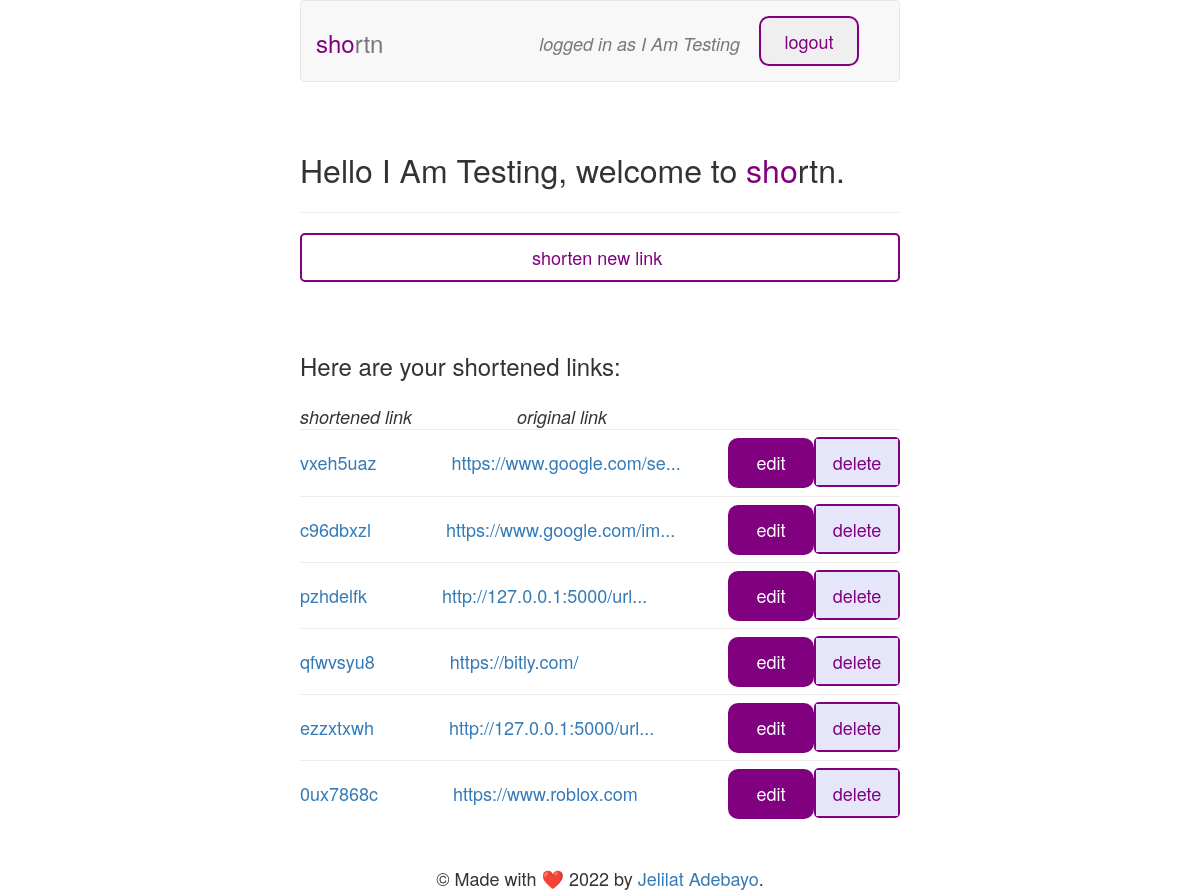
/urls (signed in), run on the app's committed database.
### tables this page shows
CREATE TABLE 'users' ('username' TEXT, 'password' TEXT, 'id'  INTEGER PRIMARY KEY  );

CREATE TABLE 'urls' ('id' TEXT PRIMARY KEY NOT NULL, 'user_id' INTEGER, 'long' TEXT);

### app.py (the view)
@app.route("/urls", methods=["GET", "POST"])
def urls():
    if request.method == "POST":
        create_url(request.form.get('longURL'), g.user['id'])
        return redirect("/urls")
    else:
        print("Content of g", g)
        urls = get_user_urls(g.user['id'])
        return render_template("index.html", len=len, url_count=len(urls), urls=urls, username=g.user["username"])

### app.py (called while the page is built)
def get_user(id):
    print("Getting user with {}".format(id))
    rows = db.execute('SELECT * from users WHERE id = "{}"'.format(id))
    print("Retrieved user rows", rows)
    if len(rows) > 0:
        return rows[0]
    return None

def get_user_urls(user_id):
    print("Retrieving urls for user with id {}".format(user_id))
    return db.execute('SELECT * from urls WHERE user_id = "{}"'.format(user_id))

@app.before_request
def before_request():
    if 'user_id' in session:
        g.user = get_user(session['user_id'])
    elif 'user' in g: g.pop('user')
    if '/urls' in request.path and not 'user' in g:
        return redirect("/login")

@app.after_request
def after_request(response):
    response.headers["Cache-Control"] = "no-cache, no-store, must-revalidate"
    response.headers["Expires"] = 0
    response.headers["Pragma"] = "no-cache"
    return response

### templates/index.html (shortened to what this page needs)
{% extends "base.html" %}
{% block content %}
{% if username %}
<h1 class="page-heading">Hello {{username}}, welcome to <span class="purple">sho</span>rtn.</h1>
<hr />
<div id="go-new"><a href="/urls/new"><div>shorten new link</div></a></div>
<ul id="list-ul">
    {% if url_count > 0 %}
        <br /><br/>
        <h3>Here are your shortened links:</h3>
        <li id="table-title">
            <span>shortened link</span>
            <span>original link</span>
        </li>
        {% for url in urls %}
        <li>
            <hr>
            <a href="/u/{{ url.id }}" target="blank">{{ url.id }}</a>
            <a href="/urls/{{ url.id }}">{{ (url.long[:25] + '...') if len(url.long) > 25 else url.long }}</a>
            <form method="POST" action="/urls/{{ url.id }}/delete" id="faded" class="inline table-nav edit">
                <button>delete</button>
            </form>
            <a class ="edit" href="/urls/{{ url.id }}">
                <div class="navig-link-reverse table-nav">edit</div>
            </a>
        </li>
        {% endfor %}
    {% else %}
        <h3>You have no links saved, shorten new links to witness the awesomeness</h3>
    {% endif %}
</ul>
{% endif %}
{% endblock %}

### templates/base.html (shortened to what this page needs)
<!DOCTYPE html>
<html lang="en">
<head>
  <link rel="stylesheet" href="https://maxcdn.bootstrapcdn.com/bootstrap/3.3.7/css/bootstrap.min.css">
  <link href="/static/styles.css" rel="stylesheet">
</head>
<body>
    <nav class="navbar navbar-default">
        <div class="container-fluid">
            <div class="navbar-header">
                <a class="navbar-brand" href="#"><span class="purple">sho</span>rtn</a>
            </div>
            <div class="collapse navbar-collapse" id="bs-example-navbar-collapse-1">
            <ul class="nav nav-pills nav-right">
                {% if username %}
                <li role="presentation" class="active">
                    <form method="POST" action="/logout" >
                        <button class="navig-link top-nav">logout</button>
                    </form>
                </li>
                <li role="presentation" class="navbar-text">
                    <p><em>logged in as {{username}}</em></p>
                </li>
                {% elif formType == 'register' %}
                <li role="presentation" class="navig-link-reverse top-nav">
                    <a href="/login"><div>login</div></a>
                </li>
                {% elif formType == 'login' %}
                <li role="presentation" class="navig-link-reverse top-nav">
                    <a href="/register"><div>register</div></a>
                </li>
                {% endif %}
            </ul>
            </div>
        </div>
    </nav>
    <section id="content">
        <br>
        {% block content %}{% endblock %}
    </section>
    <section id="footer">
        &copy; Made with ❤️ 2022 by <a href="http://127.0.0.1:5000/">Jelilat Adebayo</a>.
    </section>
</body>
</html>

### static/styles.css (style rules this page uses)
* { margin: 0; padding: 0; box-sizing: border-box; line-height: 1.4; font-size: 18px; }
body { width: 600px; height: 100%; min-height: 100vh; margin: 0 auto; position: relative; padding-bottom: 80px; }
#footer { position: absolute; bottom: 0px; text-align: center; width: 100%; line-height: 2; }
.page-heading { font-size: 32px; }
.navbar-brand, .navbar-brand span { font-size: 24px; line-height: 1; }
.purple { color: purple; font-size: inherit; }
.nav { height: 50px; margin: 15px 0px; }
.navbar-header { margin: 15px 0px; }
form.inline { display: inline-block; height: 50px; padding: 0px; border: 2px solid purple; border-radius: 5px; }
form.inline > button { width: 86px; height: 100%; background: purple; color: white; border: none; }
#faded { width: 86px; }
#faded > button { width: 100%; color: purple; background: #E6E6FA; }
.navig-link, .navig-link-reverse { float: left; width: 140px; height: 55px; padding: 13px 0px; margin-right: 10px; border: 2px solid purple; border-radius: 10px; color: purple; text-align: center; }
.navig-link-reverse { float: right; color: white; background-color: purple; }
li { list-style: none; }
#list-ul { width: 600px; }
#go-new { width: 100%; background-color: none; border-radius: 5px; border: 2px solid purple; }
#go-new > a { width: 100%; color: purple; cursor: pointer; }
#go-new > a > div { padding: 10px 230px; margin: 0 auto; }
.nav-pills>li { float: right; margin-left: 4px; }
.nav-pills .top-nav, .nav-pills .top-nav > a > div { width: 100px; height: 50px; line-height: 1; }
.table-nav { float: none; display: inline-block; width: 86px; height: 50px; margin: 1px 0px; line-height: 1; }
#table-title { margin: 25px 0px -20px; }
#table-title span { margin-right: 100px; font-style: italic; }
#list-ul > li > a:first-of-type { margin-right: 70px; }
#list-ul > li > a.edit, .edit { margin-top: -13px; float: right; }
form > button { padding: 10px 15px; }

### data on the page
users: username "I Am Testing"
urls: id "vxeh5uaz", long "https://www.google.com/se..."
urls: id "c96dbxzl", long "https://www.google.com/im..."
urls: id "pzhdelfk", long "http://127.0.0.1:5000/url..."
urls: id "qfwvsyu8", long "https://bitly.com/"
urls: id "ezzxtxwh", long "http://127.0.0.1:5000/url..."
urls: id "0ux7868c", long "https://www.roblox.com"
